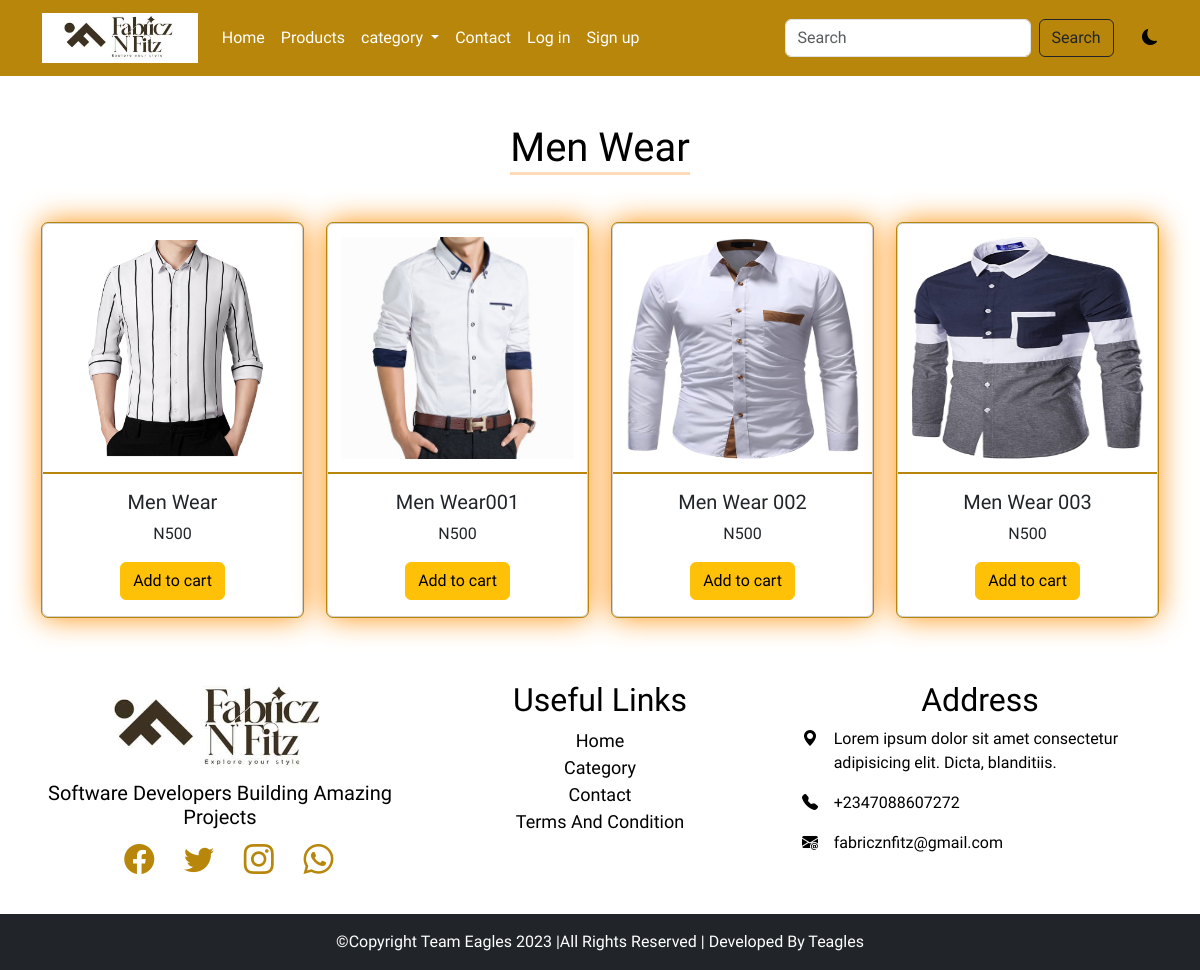
Page /category/1 on the committed database.
### main/models.py (models this page shows, shortened)
class AppInfo(models.Model):
 appname = models.CharField(max_length=50)
 logo =  models.ImageField(upload_to='logo')
 banner = models.ImageField(upload_to='banner')
 carousel1 = models.ImageField(upload_to='carousel')
 carousel2 = models.ImageField(upload_to='carouse2')
 carousel3 = models.ImageField(upload_to='carouse3')

class Product(models.Model):
   type = models.ForeignKey(Category, on_delete=models.CASCADE)
   name = models.CharField(max_length=50)
   slug = models.SlugField(unique=True)
   img = models.ImageField(upload_to='product')
   price = models.IntegerField()
   description = models.TextField()
   size = models.CharField(max_length=50, blank=True, null=True)
   popular = models.BooleanField(default=False)
   featured = models.BooleanField(default=False)
   uploaded = models.DateTimeField(auto_now_add=True)

### main/views.py (the view)
# urls.py: path('category/<str:id>', views.category, name='category'),
def category(request, id):
    catname = Category.objects.get(pk=id)
    catprod = Product.objects.filter(type_id=id)
    context = {
        'catname' :catname,
        'catprod' :catprod
    }
    return render(request, 'category.html', context)

### main/context_processor.py (called while the page is built)
def feature(request):
   info = AppInfo.objects.get(pk=1)
   categ = Category.objects.all()
   context = {
     'info' :info,
     'categ' : categ,
    }
   return context

def cartcount(request):
   cart = Cart.objects.filter(user__username = request.user.username, paid=False)
   itemcount = 0
   for item in cart:
      itemcount += item.quantity
   context ={
      'itemcount':itemcount
    }
   return context

### main/templates/category.html (shortened to what this page needs)
{% extends 'base.html' %}
{% block header %} {% include 'header.html' %} {% endblock header %}
{% block content %}
<div class="container mt-5 mb-5">
  <h1 class="text-center text-capitalize title">men wear</h1>
  <div class="row mt-5">
    {% for item in catprod  %}
    <div class="col-12 col-md-6 col-lg-3">
      <div class="card featcard">
          <a href="{% url 'detail' item.id item.slug %}"><img src="{{item.img.url}}" class="card-img-top" alt="..."></a>
          <div class="card-body">
            <h5 class="card-title text-capitalize text-center">{{item.name}}</h5>
            <p class="card-text text-center">N{{item.price}}</p>
            <form action="{% url 'add_to_cart' %}" method="POST">
              <button class="btn btn-warning">Add to cart</button>
              </form>
          </div>
        </div>
      </div>
     {% endfor %}
  </div>
</div>
{% endblock content %}
{% block footer %} {% include 'footer.html' %} {% endblock footer %}

### main/templates/base.html (shortened to what this page needs)
<!doctype html>
{% load static %}
<html lang="en">
  <head>
    <link rel="stylesheet" href="https://cdn.jsdelivr.net/npm/bootstrap-icons@1.10.3/font/bootstrap-icons.css">
    <link rel="stylesheet" href="{% static '' %}css/style.css">
    <link href="https://cdn.jsdelivr.net/npm/bootstrap@5.3.0-alpha1/dist/css/bootstrap.min.css" rel="stylesheet">
  </head>
  <body>
        {% block header %}{% endblock header %}
        {% block content %}{% endblock content %}
        {% block footer %}{% endblock footer %}
  </body>
</html>

### main/templates/header.html (shortened to what this page needs)
<nav class="navbar navbar-expand-lg sticky-top">
  <div class="container">
   <a class="navbar-brand" href="#"><img src="{{info.logo.url}}" alt="" height="50px"></a>
    <div class="collapse navbar-collapse" id="navbarSupportedContent">
      <ul class="navbar-nav me-auto mb-2 mb-lg-0">
      {% if user.is_authenticated %}
      <li class="nav-item">
          <a class="nav-link" aria-current="page" href="{% url 'home' %}">Home</a>
      </li>
      <li class="nav-item">
        <a class="nav-link" href="{% url 'products' %}">Products</a>
      </li>
            <li class="nav-item dropdown">
            <a class="nav-link dropdown-toggle" href="#" role="button" data-bs-toggle="dropdown" aria-expanded="false">
              category
            </a>
            <ul class="dropdown-menu">
              {% for item in categ  %}
              <li><a class="dropdown-item" href="{% url 'category' item.id %}">{{item.name|title}}</a></li>
              {% endfor %}
            </ul>
        </li>
        <li class="nav-item">
          <a class="nav-link" href="{% url 'contact' %}">Contact</a>
      </li>
      <li class="nav-item">
        <a class="nav-link" href="{% url 'cart' %}">
          <div class="wrapper">
            <i class="bi bi-cart4"></i>
            <span class="badge">{{itemcount}}</span>
          </div>
        </a>
    </li>
     <li class="nav-item dropdown">
        <a class="nav-link dropdown-toggle" href="#" role="button" data-bs-toggle="dropdown" aria-expanded="false">
          {% if user.customer %}
           <img src="{{user.customer.pix.url}}" style="height: 30px" alt=""><span>Hi {{user.username}}</span>
          {% endif %}
        </a>
        <ul class="dropdown-menu">
            <li><a class="dropdown-item" href="{% url 'profile' %}">Profile</a></li>
            <li><a class="dropdown-item" href="{% url 'signout' %}">Logout</a></li>
        </ul>
    </li>
          {% else %}
          <li class="nav-item">
            <a class="nav-link" aria-current="page" href="{% url 'home' %}">Home</a>
            </li>
            <li class="nav-item">
              <a class="nav-link" href="{% url 'products' %}">Products</a>
              </li>
              <li class="nav-item dropdown">
              <a class="nav-link dropdown-toggle" href="#" role="button" data-bs-toggle="dropdown" aria-expanded="false">
                category
              </a>
          </li>
          <li class="nav-item">
            <a class="nav-link" href="{% url 'contact' %}">Contact</a>
        </li>
        <li class="nav-item">
          <a class="nav-link" href="{% url 'signin' %}">Log in</a>
      </li>
      <li class="nav-item">
          <a class="nav-link" href="{% url 'signup' %}">Sign up</a>
      </li>
          {% endif %}
        </ul>
  <form action="{% url 'search' %}" method="POST" class="d-flex" role="search">
     <input class="form-control me-2" name="item" type="search" placeholder="Search" aria-label="Search">
     <button type="submit" class="btn btn-outline-dark" type="submit">Search</button>
  </form>
  <div class="david">
    <i class="bi bi-moon-fill"></i>
  </div>
  </div>
</div>
</nav>

### main/templates/footer.html (shortened to what this page needs)
<div class="container">
    <div class="row pt-3 pb-3">
      <div class="col-6 col-lg-4 fitem">
        <img src="/img/logo.png" alt="">
        <h3>software developers building amazing projects</h3>
        <ul class="list-unstyled">
          <li class="list-inline-item"><i class="bi bi-facebook"></i></li>
          <li class="list-inline-item"><i class="bi bi-twitter"></i></li>
          <li class="list-inline-item"><i class="bi bi-instagram"></i></li>
          <li class="list-inline-item"><i class="bi bi-whatsapp"></i></li>
        </ul>
      </div>
      <div class="col-6 col-lg-4 col-lg-4 flink">
        <h2 class="text-center text-capitalize">useful links</h2>
        <ul class="list-unstyled">
          <li><a href="">home</a></li>
          <li><a href="">category</a></li>
          <li><a href="">contact</a></li>
          <li><a href="">terms and condition</a></li>
        </ul>
      </div>
      <div class="col-12 col-lg-4 fadd">
        <h2 class="text-center text-capitalize">address</h2>
        <div class="row">
          <div class="col-1">
            <i class="bi bi-geo-alt-fill"></i>
          </div>
          <div class="col-11">
            <p>Lorem ipsum dolor sit amet consectetur adipisicing elit. Dicta, blanditiis.</p>
          </div>
        </div>
        <div class="row">
          <div class="col-1">
            <i class="bi bi-telephone-fill"></i>
          </div>
          <div class="col-11">
            <p>+2347088607272</p>
          </div>
        </div>
        <div class="row">
          <div class="col-1">
            <i class="bi bi-envelope-at-fill"></i>
          </div>
          <div class="col-11">
            <p>fabricznfitz@gmail.com</p>
          </div>
        </div>
      </div>
    </div>
  </div>
  <div class="contaier-fluid">
    <div class="row bg-dark">
      <p class="text-white text-center text-capitalize pt-3">&copy;copyright team eagles 2023 |all rights reserved | developed by teagles</p>
    </div>
  </div>

### main/static/css/style.css (style rules this page uses)
* { padding: 0%; margin: 0%; box-sizing: border-box; }
.navbar { background-color: darkgoldenrod; }
.navbar-nav a { color: white; }
.david { margin-left: 3%; cursor: pointer; }
:root { --bg: white; --icon: black; --text: black; }
body { background: var(--bg) !important; color: var(--text) !important; overflow-y: hidden; font-family: 'Alkatra', cursive !important; }
.card-body { color: var(--card) !important; }
.title::after { content: ''; display: block; width: 180px; height: 3px; background-color: peachpuff; margin-left: auto; margin-right: auto; }
.featcard { text-align: center; outline: 1px solid darkgoldenrod; box-shadow: 0px 0px 30px darkorange; transition: 10s; cursor: pointer; }
.featcard img { height: 250px; border-bottom: 2px solid darkgoldenrod; padding: 5%; }
.fitem { text-align: center; }
.fitem h3 { font-size: 20px; text-transform: capitalize; margin-top: 5px; }
.fitem ul i { font-size: 30px; color: darkgoldenrod; }
.fitem li { padding-left: 5%; }
.flink { text-align: center; }
.flink a { text-decoration: none; text-transform: capitalize; color: black; font-size: 18px; font-weight: 500; }

### rows in the picture
AppInfo: logo (picture)
Product: img (picture), name "Men Wear", price "500"
Product: img (picture), name "Men Wear001", price "500"
Product: img (picture), name "Men Wear 002", price "500"
Product: img (picture), name "Men Wear 003", price "500"
